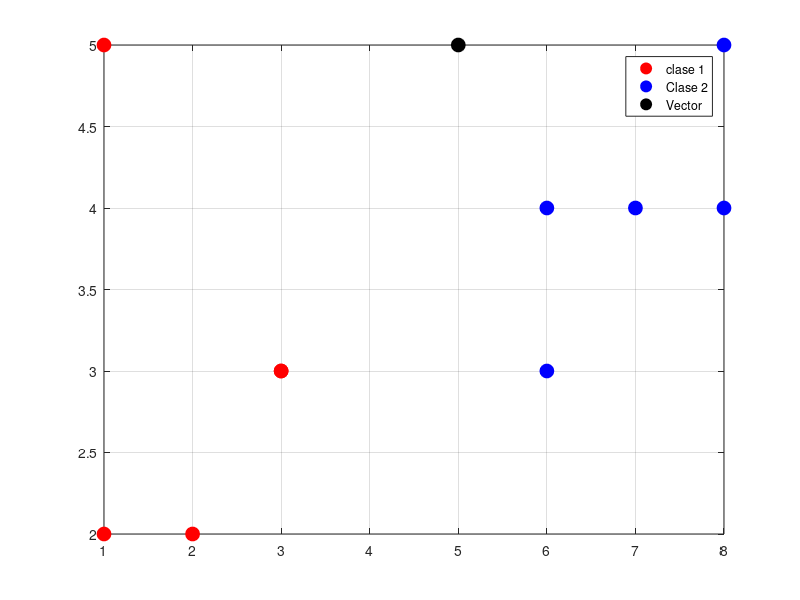

Reproduce this figure in MATLAB. (Note: this script raises an error after producing the figure.)
clc %limpiar pantalla
clear all %limpiar todo
close all %cierra todo
warning off all %Elimina los warnings

%PROGRAMA QUE CALCULA LA TOMA DE DECISIONES ENTRE LAS DOS CLASES DADO UN
%VECTOR DESCONOCIDO

%INTRODUCIR LOS DATOS DE MIS CLASES

c1 = [1,3,1,2,3;2,3,5,2,3]; %Primera clase
c2 = [6 6 7 8 8; 4 3 4 4 5]; %Segunda clase

vx = input("Dame las coordenadas del vector en x=");
vy = input("Dame las coordenadas del vector en y=");
vector = [vx;vy]; %Vector desconocido

%Calculando los parámetros por cada clase

media1 = mean(c1,2); %Calcular la media/promedio/centro de gravedad de la primer clase
media2 = mean(c2,2); %Calcular la media/promedio/centro de gravedad de la segunda clase

dist1 = norm(media1-vector); %Calcular la distancia euclidiana entre el vector y la media de la primer clase
dist2 = norm(media2-vector); %Calcular la distancia euclidiana entre el vector y la media de la segunda clase

%GRAFICANDO LAS CLASES
plot(c1(1,:),c1(2,:), 'ro','MarkerSize',10,'MarkerFaceColor','r'); %Graficar la primer clase
grid on %Poner una cuadricula
hold on %Mantener lo que se haga despues del primer plot
plot(c2(1,:),c2(2,:), 'bo','MarkerSize',10,'MarkerFaceColor','b'); %Graficar la segunda clase
plot(vector(1,:),vector(2,:), 'ko','MarkerSize',10,'MarkerFaceColor','k'); %Graficar el vector
legend('clase 1','Clase 2','Vector')


dato = [dist1,dist2]; %Se crea un arreglo con las distancias obtenidas
minimo = min(dato); %Se obtiene el valor menor del arreglo
dato2 = find(minimo == dato); %Se busca cual es la posicion del elemento menor en el arreglo

fprintf("El vector desconocido pertence a la clase: %\n", dato2); %Imprimir la clase a la que pertenece
disp("fin del programa");